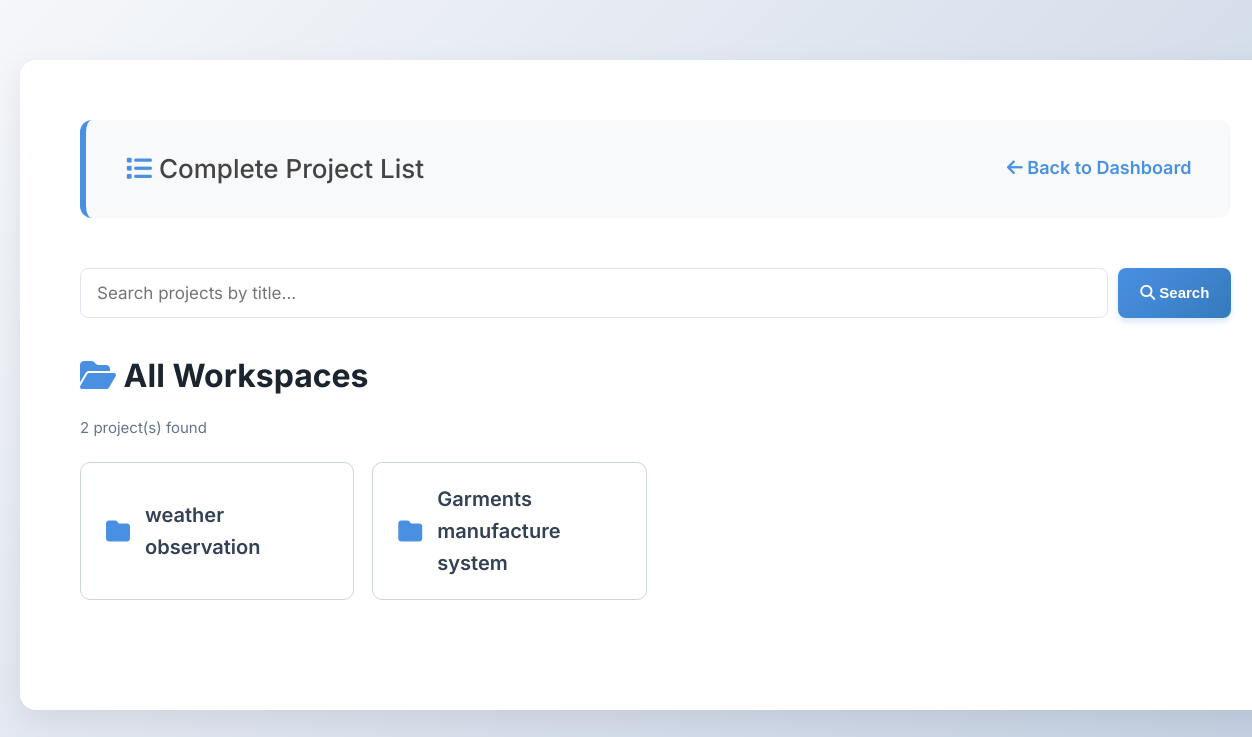
The page /projects (signed in) on the database as committed earlier.
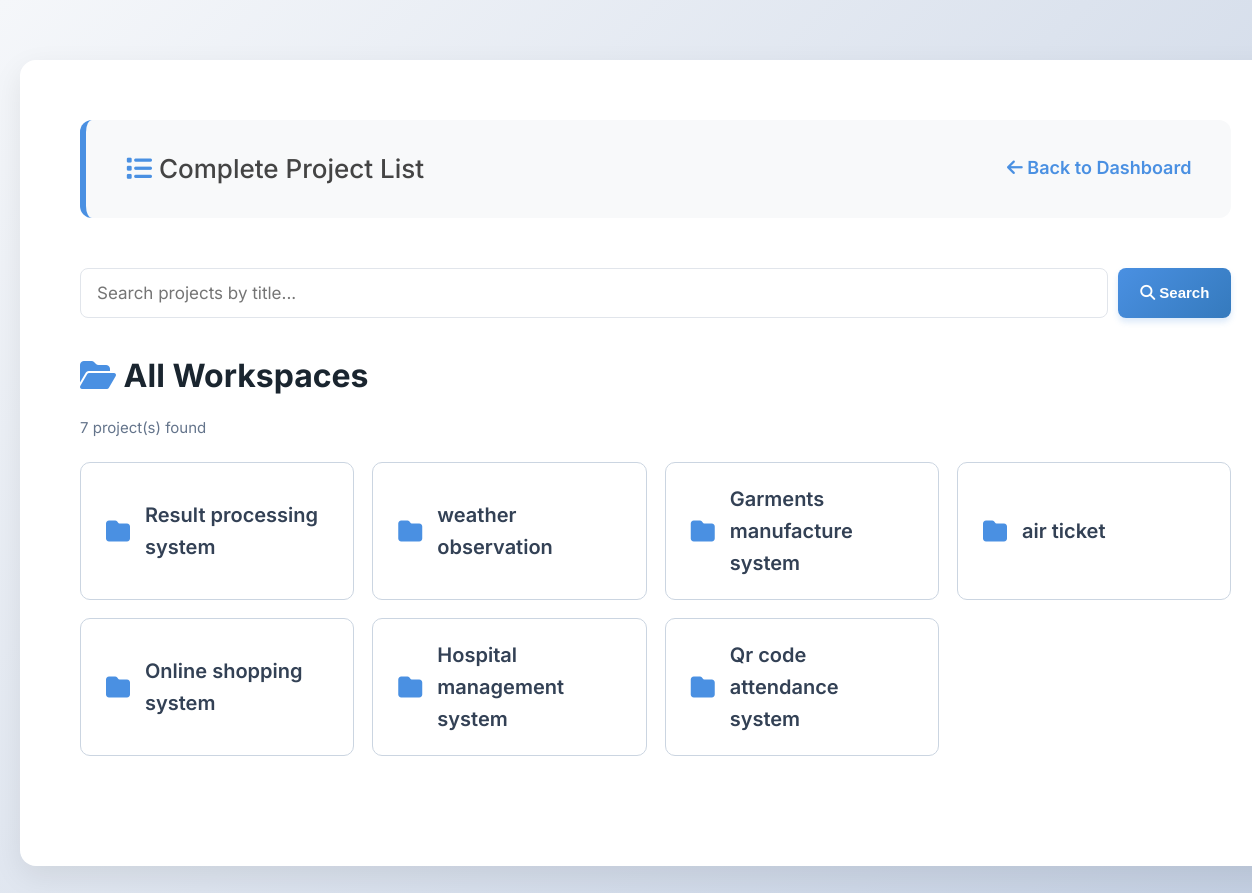
The same page on the database as committed later.
### tables this page shows
CREATE TABLE projects (
            id INTEGER PRIMARY KEY AUTOINCREMENT,
            title TEXT NOT NULL,
            manager_id INTEGER,
            deadline DATE,
            status TEXT DEFAULT 'Ongoing'
        );

### app.py (the view, shortened to what this page needs)
@app.route('/projects')
def project_list():
    if 'username' not in session:
        return redirect(url_for('login'))
    conn = get_db_connection()
    user_role = session.get('role')
    user_id = session.get('user_id')
    search_query = request.args.get('q', '').strip()
    search_pattern = '%' + search_query + '%'
    if user_role == 'admin':
        if search_query:
            projects = conn.execute('SELECT * FROM projects WHERE title LIKE ? ORDER BY id DESC', (search_pattern,)).fetchall()
        else:
            projects = conn.execute('SELECT * FROM projects ORDER BY id DESC').fetchall()
    else:
        if search_query:
            projects = conn.execute('''
                SELECT DISTINCT projects.* FROM projects
                JOIN tasks ON projects.id = tasks.project_id
                JOIN task_assignments ON tasks.id = task_assignments.task_id
                WHERE task_assignments.developer_id = ? AND projects.title LIKE ?
                ORDER BY projects.id DESC
            ''', (user_id, search_pattern)).fetchall()
        else:
            projects = conn.execute('''
                SELECT DISTINCT projects.* FROM projects
                JOIN tasks ON projects.id = tasks.project_id
                JOIN task_assignments ON tasks.id = task_assignments.task_id
                WHERE task_assignments.developer_id = ? ORDER BY projects.id DESC
            ''', (user_id,)).fetchall()
    conn.close()
    return render_template('projects_list.html', projects=projects, role=user_role, search_query=search_query)

### app.py (called while the page is built)
def get_db_connection():
    conn = sqlite3.connect('project_manager.db', timeout=10.0)
    conn.row_factory = sqlite3.Row
    return conn

### templates/projects_list.html (shortened to what this page needs)
<!DOCTYPE html>
<html lang="en">
<head>
    <link rel="stylesheet" href="https://cdnjs.cloudflare.com/ajax/libs/font-awesome/6.4.0/css/all.min.css">
    <link rel="stylesheet" href="{{ url_for('static', filename='style.css') }}">
</head>
<body>
<div class="container">
    <div class="nav-bar">
        <span>
            <i class="fas fa-list" style="color:#4a90e2;"></i>
            Complete Project List
        </span>
        <a href="/"
           style="color:#4a90e2; font-weight:600; text-decoration:none;">
            <i class="fas fa-arrow-left"></i>
            Back to Dashboard
        </a>
    </div>
    <form method="GET"
          action="{{ url_for('project_list') }}"
          class="search-form">
        <input type="text"
               name="q"
               value="{{ search_query }}"
               placeholder="Search projects by title...">
        <button type="submit">
            <i class="fas fa-search"></i>
            Search
        </button>
    </form>
    <h3 style="margin-bottom:10px;">
        <i class="fas fa-folder-open" style="color:#4a90e2;"></i>
        All Workspaces
    </h3>
    <p class="project-count">
        {{ projects|length }} project(s) found
    </p>
    {% if projects %}
    <div class="quick-projects-grid">
        {% for project in projects %}
        <a href="{{ url_for('project_detail', project_id=project.id) }}"
           class="quick-project-card">
            <i class="fas fa-folder"></i>
            <span>{{ project.title }}</span>
        </a>
        {% endfor %}
    </div>
    {% endif %}
</div>
</body>
</html>

Rows that differ between the two databases and show on the page:
added projects: title "Result processing system"
now on this page (row unchanged): projects: title "air ticket"
now on this page (row unchanged): projects: title "Online shopping system"
now on this page (row unchanged): projects: title "Hospital management system"
now on this page (row unchanged): projects: title "Qr code attendance system"
Other text that changed with them:
{{ projects|length }}: "2" → "7"
